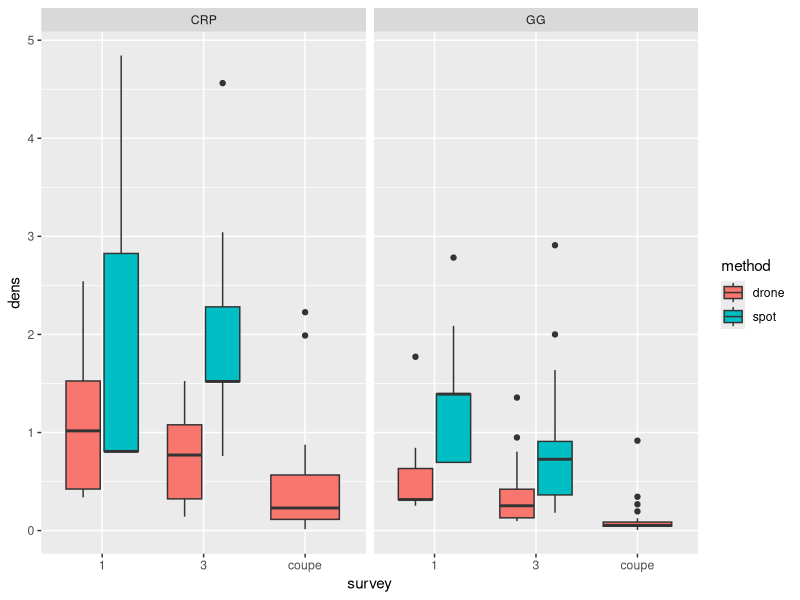
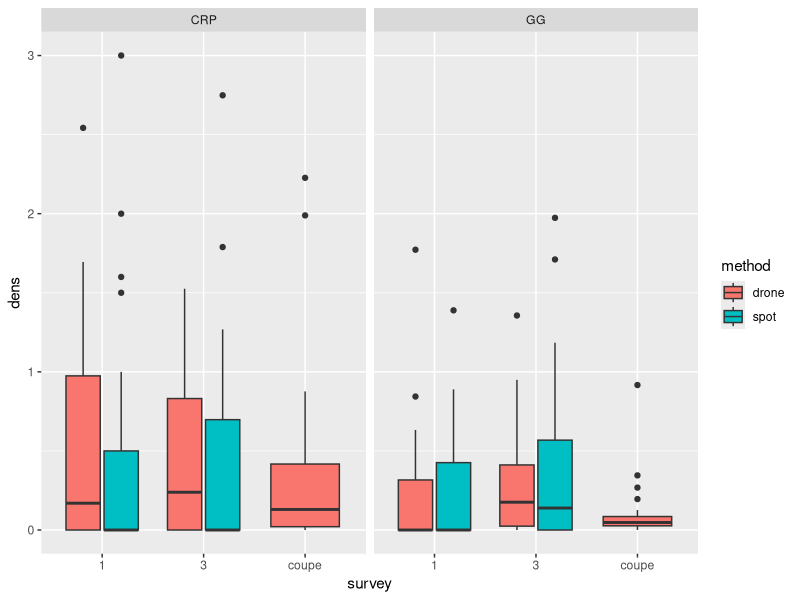
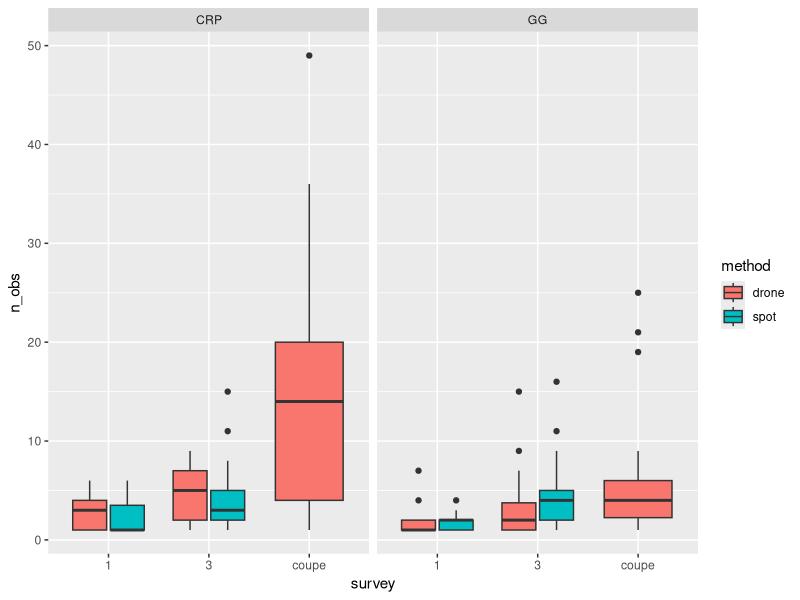
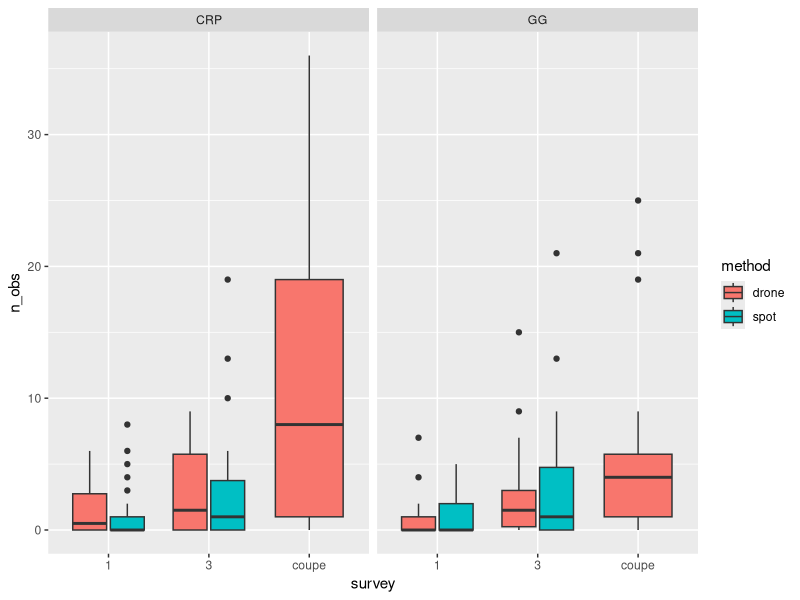

These figures' R source, in order: (Note: this script raises an error after producing the figures.)
# ground and drone results comparison -------------------------------------

library(tidyverse)

ground_est<-read.csv('outputs/compare/spot_dens.csv')%>%
  mutate(site_ID = case_when(site_ID == '299-944-0002 (NAR)' ~ '299-944-0002',
                             TRUE ~ site_ID),
         method = 'spot')

ground_est_area<-read.csv('outputs/compare/spot_dens_ground-area.csv')

drone_est<-read.csv('outputs/compare/drone_dens.csv')%>%
  mutate(method = 'drone')

drone_est_filter<-read.csv('outputs/compare/drone_dens.csv')%>%
  mutate(method = 'drone')%>%
  group_by(site_ID, species, survey)%>%
  slice_max(n, with_ties = F)%>%
  ungroup()


# combine data - compare estimate -----------------------------------------

drone_ground<-rbind(ground_est%>%select(site_ID, species, n_obs, dens = Estimate, survey, method),
                    drone_est_filter%>%select(site_ID, species, n_obs = n, dens = den_adj, survey, method))

drone_ground_area<-rbind(ground_est_area,
                         drone_est_filter%>%select(site_ID, species, n_obs = n, dens = den_adj, survey, method))

drone_ground%>%filter(dens > 0, dens < 6)%>%
  mutate(method = fct_relevel(method, 'drone', 'spot'))%>%
  ggplot(aes(x = survey, y=dens, fill = method))+
  geom_boxplot()+
  facet_wrap(~species)

drone_ground_area%>%filter(dens >= 0, dens < 4)%>%
  mutate(method = fct_relevel(method, 'drone', 'spot'))%>%
  ggplot(aes(x = survey, y=dens, fill = method))+
  geom_boxplot()+
  facet_wrap(~species)

drone_ground%>%filter(n_obs > 0, n_obs < 50)%>%
  mutate(method = fct_relevel(method, 'drone', 'spot'))%>%
  ggplot(aes(x = survey, y=n_obs, fill = method))+
  geom_boxplot()+
  facet_wrap(~species)

drone_ground_area%>%filter(n_obs >= 0 & n_obs < 40)%>%
  mutate(method = fct_relevel(method, 'drone', 'spot'))%>%
  ggplot(aes(x = survey, y=n_obs, fill = method))+
  geom_boxplot()+
  facet_wrap(~species)

#density vs probability of detection

drone_dens_ground<-left_join(drone_est%>%filter(species == 'GG', survey == 'coupe'),
                             ground_est_area%>%filter(species == 'GG', survey == 3)%>%
                               mutate(pres = case_when(n_obs>0~1,
                                                       TRUE ~ 0))%>%
                               select(site_ID, pres, dens), 
                             by = 'site_ID')

#model

dens_presabs<-glm(pres ~ den_adj, data = drone_dens_ground, family = 'binomial')
summary(dens_presabs)

# drone_dens_ground<-left_join(drone_est_filter%>%filter(species == 'GG', survey == 'coupe'),
#                              ground_est_area%>%filter(species == 'GG', survey == 3)%>%
#                                mutate(pres = case_when(n_obs>0~1,
#                                                        TRUE ~ 0))%>%
#                                select(site_ID, pres, dens), 
#                              by = 'site_ID')%>%
#   mutate(dens_diff = dens-den_adj)

#add nni

drone_dens_ground_nni<-left_join(drone_dens_ground, 
                                 nni_GG%>%filter(n>2)%>%group_by(site_ID)%>%summarise(mean_nni = mean(nni)),
                                 by = 'site_ID')

drone_dens_ground%>%
  ggplot(aes(x = den_adj, y = pres))+
  geom_jitter(height = 0.05, width = 0, alpha = 0.5) +
  stat_smooth(method = "glm", method.args = list(family = "binomial"), se = F, color = 'black')
  
drone_dens_ground%>%
  filter(dens > 0 )%>%
  ggplot(aes(x = den_adj, y = dens))+
  geom_point()+
  geom_smooth(se = F, method = 'gam')

drone_dens_ground_nni%>%filter(mean_nni<=2.15)%>%
  ggplot(aes(x = mean_nni, y = den_adj))+
  geom_jitter(height = 0.05, width = 0, alpha = 0.5) +
  #geom_point()+
  stat_smooth(method = "glm", method.args = list(family = "Gamma"), se = F, color = 'black')

summary(glm(den_adj~mean_nni, family = Gamma(link = 'log'), data = drone_dens_ground_nni%>%filter(mean_nni<=2.2)))


# sign tests between methods ----------------------------------------------

wilcox.test(drone_dens_ground$den_adj, drone_dens_ground$dens, paired = TRUE)

#get individual estimates

#gg

GG_sign_obs<-drone_ground_area%>%filter(species == 'GG')%>%select(1,3,5,6)%>%
  pivot_wider(names_from = c('method', 'survey'), values_from = 'n_obs')

wilcox.test(GG_sign_obs$spot_3, GG_sign_obs$drone_3, paired = TRUE)
wilcox.test(GG_sign_obs$spot_1, GG_sign_obs$drone_1, paired = TRUE)
wilcox.test(GG_sign_obs$spot_3, GG_sign_obs$drone_coupe, paired = TRUE)

GG_sign_dens<-drone_ground_area%>%filter(species == 'GG')%>%select(1,4:6)%>%
  pivot_wider(names_from = c('method', 'survey'), values_from = 'dens')

wilcox.test(GG_sign_dens$spot_3, GG_sign_dens$drone_3, paired = TRUE)
wilcox.test(GG_sign_dens$spot_1, GG_sign_dens$drone_1, paired = TRUE)
wilcox.test(GG_sign_dens$spot_3, GG_sign_dens$drone_coupe, paired = TRUE)

#crp

CRP_sign_obs<-drone_ground_area%>%filter(species == 'CRP')%>%select(1,3,5,6)%>%
  pivot_wider(names_from = c('method', 'survey'), values_from = 'n_obs')

wilcox.test(CRP_sign_obs$spot_3, CRP_sign_obs$drone_3, paired = TRUE)
wilcox.test(CRP_sign_obs$spot_1, CRP_sign_obs$drone_1, paired = TRUE)
wilcox.test(CRP_sign_obs$spot_3, CRP_sign_obs$drone_coupe, paired = TRUE)

CRP_sign_dens<-drone_ground_area%>%filter(species == 'CRP')%>%select(1,4:6)%>%
  pivot_wider(names_from = c('method', 'survey'), values_from = 'dens')

wilcox.test(CRP_sign_dens$spot_3, CRP_sign_dens$drone_3, paired = TRUE)
wilcox.test(CRP_sign_dens$spot_1, CRP_sign_dens$drone_1, paired = TRUE)
wilcox.test(CRP_sign_dens$spot_3, CRP_sign_dens$drone_coupe, paired = TRUE)

# occupancy modeling ground vs drone --------------------------------------

coupes_gg<-drone_dens_ground%>%filter(n>0)%>%select(site_ID)%>%
  mutate(drone = 1)

coupes_crp<-drone_est%>%
  filter(species == 'CRP', survey == 'coupe', n > 0)%>%
  select(site_ID)%>%
  unique()%>%
  mutate(drone = 1)

#GG model

GG_det_drone<-left_join(GG_det_3%>%
                          mutate(site_ID = case_when(site_ID == '299-944-0002 (NAR)' ~ '299-944-0002',
                                                     TRUE ~ site_ID)), 
                        coupes_gg, by = 'site_ID')%>%
  mutate(ground = first + second,
         ground_pres = case_when(ground>0 ~ 1,
                                 TRUE ~ 0),
         drone_pres = case_when(is.na(drone) ~ 0,
                                TRUE ~ drone))%>%
  select(1, 6, 7)


GG_drone_mod <- occu(~ 1 ~ 1, data = as.matrix(GG_det_drone%>%select(2:3))%>%unmarkedFrameOccu())

backTransform(GG_drone_mod, type = "det")

#CRP model

CRP_det_drone<-left_join(CRP_det_3%>%
                          mutate(site_ID = case_when(site_ID == '299-944-0002 (NAR)' ~ '299-944-0002',
                                                     TRUE ~ site_ID)), 
                         coupes_crp, by = 'site_ID')%>%
  mutate(ground = first + second,
         ground_pres = case_when(ground>0 ~ 1,
                                 TRUE ~ 0),
         drone_pres = case_when(is.na(drone) ~ 0,
                                TRUE ~ drone))%>%
  select(1, 6, 7)

CRP_drone_mod <- occu(~ 1 ~ 1, data = as.matrix(CRP_det_drone%>%select(2:3))%>%unmarkedFrameOccu())

backTransform(CRP_drone_mod, type = "det")

#contingency tables

table(GG_det_drone$ground_pres, GG_det_drone$drone_pres)
table(CRP_det_drone$ground_pres, CRP_det_drone$drone_pres)


# descriptive comparison --------------------------------------------------

#n species by survey

drone_results_sp<-drone_fix%>%
  filter(species != 'unknown')%>%
  mutate(site_ID = case_when(site_ID == 'United' ~ 'Merger',
                             TRUE ~ site_ID))%>%
  group_by(site_ID, startDate, species)%>%
  summarise(n = sum(countNumbe))%>%
  group_by(site_ID, startDate)%>%
  tally()%>%
  group_by(site_ID)%>%
  mutate(survey_no = row_number())%>%
  select(site_ID, survey_no, spec_drone = n)

drone_no_obs<-sitevec_drone%>%as.data.frame()%>%rename(site_ID = 1)%>%
  filter(!site_ID %in% drone_results_sp$site_ID)%>%
  mutate(survey_no = 1,
         spec_drone = 0)

drone_results_sp_all<-rbind(drone_results_sp, drone_no_obs)

ground_no_obs<-spotlighting_fix%>%filter(n_animals == 0)

ground_results_sp<-spotlighting_fix_reduced%>%
  mutate(site_ID = case_when(site_ID == '299-944-0002 (NAR)' ~ '299-944-0002',
                             TRUE ~ site_ID))%>%
  #filter(obs_type == 'seen')%>%
  group_by(site_ID, species)%>%
  summarise(n = sum(n_animals))%>%
  group_by(site_ID)%>%
  tally()%>%
  mutate(spec_ground = case_when(site_ID %in% ground_no_obs$site_ID ~ 0,
                       TRUE ~ n))

drone_ground_sp<-left_join(drone_results_sp_all, ground_results_sp%>%select(site_ID, spec_ground), by = 'site_ID')

drone_ground_sp%>%
  ggplot(aes(spec_ground, spec_drone))+
  geom_point()+
  #geom_jitter(width = .1)+
  scale_x_continuous(limits = c(0,10), breaks = seq(0, 10, by = 1))+
  scale_y_continuous(limits = c(0,10), breaks = seq(0, 10, by = 1))+
  geom_abline(intercept = 0, slope = 1, color = "red", linetype = "dashed")+
  theme_bw()

#n obs in same footprint

drone_obs_ground<-bind_rows(drone_subset_ground)%>%
  filter(species != 'unknown')%>%
  mutate(site_ID = case_when(site_ID == 'United' ~ 'Merger',
                             TRUE ~ site_ID))%>%
  group_by(site_ID, startDate, species)%>%
  summarise(n = sum(countNumbe))%>%
  st_drop_geometry()%>%
  group_by(site_ID)%>%
  mutate(survey_no = dense_rank(startDate))%>%
  select(site_ID, survey_no, species, n_drone = n)

#get unique ground observations - visual only!

spot_obs<-spotlighting_fix_reduced%>%filter(obs_type == 'seen')

spot_obs_both<-spot_obs%>%filter(observer_no == 1 & seen_by_both == 1)%>%mutate(object = row_number()*12)
spot_obs_1<-spot_obs%>%filter(seen_by_obs1 == 1 & seen_by_obs2 == 0)%>%mutate(object = row_number()*121)
spot_obs_2<-spot_obs%>%filter(seen_by_obs1 == 0 & seen_by_obs2 == 1)%>%mutate(object = row_number()*262)

spot_obs_unique<-bind_rows(spot_obs_both, spot_obs_1, spot_obs_2)

spot_obs_ground<-spot_obs_unique%>%
  mutate(site_ID = case_when(site_ID == '299-944-0002 (NAR)' ~ '299-944-0002',
                             TRUE ~ site_ID))%>%
  group_by(site_ID, species)%>%
  summarise(n_ground = sum(n_animals))

# all

drone_obs_ground_all<-drone_obs_ground%>%
  group_by(site_ID, survey_no)%>%
  summarise(drone_obs = sum(n_drone))

ground_obs_all<-spot_obs_ground%>%
  group_by(site_ID)%>%
  summarise(ground_obs = sum(n_ground))

drone_spot_ground_all<-left_join(drone_obs_ground_all, ground_obs_all, by = 'site_ID')%>%
  mutate(ground_obs = case_when(is.na(ground_obs) ~ 0,
                                TRUE ~ ground_obs))

drone_spot_ground_all%>%
  ggplot(aes(ground_obs, drone_obs))+
  geom_point()+
  #geom_jitter(width = .1)+
  scale_x_continuous(limits = c(0,30), breaks = seq(0, 30, by = 1))+
  scale_y_continuous(limits = c(0,30), breaks = seq(0, 30, by = 1))+
  geom_abline(intercept = 0, slope = 1, color = "red", linetype = "dashed")+
  theme_bw()

# GG

drone_obs_ground_gg<-drone_obs_ground%>%
  filter(species == 'Southern greater glider')%>%
  group_by(site_ID, survey_no)%>%
  summarise(drone_obs = sum(n_drone))

drone_no_obs_gg<-sitevec_drone%>%as.data.frame()%>%rename(site_ID = 1)%>%
  filter(!site_ID %in% drone_obs_ground_gg$site_ID)%>%
  mutate(survey_no = 1,
         drone_obs = 0)

drone_obs_ground_gg_comb<-rbind(drone_obs_ground_gg, drone_no_obs_gg)

ground_obs_gg<-spot_obs_ground%>%
  filter(species == 'Southern greater glider')%>%
  group_by(site_ID)%>%
  summarise(ground_obs = sum(n_ground))

drone_spot_ground_gg<-left_join(drone_obs_ground_gg_comb, ground_obs_gg, by = 'site_ID')%>%
  mutate(ground_obs = case_when(is.na(ground_obs) ~ 0,
                                TRUE ~ ground_obs))

drone_spot_ground_gg%>%
  ggplot(aes(ground_obs, drone_obs))+
  geom_point()+
  #geom_jitter(width = .1)+
  scale_x_continuous(limits = c(0,30), breaks = seq(0, 30, by = 1))+
  scale_y_continuous(limits = c(0,30), breaks = seq(0, 30, by = 1))+
  geom_abline(intercept = 0, slope = 1, color = "red", linetype = "dashed")+
  theme_bw()

# CRP

drone_obs_ground_crp<-drone_obs_ground%>%
  filter(species == 'Common ringtail possum')%>%
  group_by(site_ID, survey_no)%>%
  summarise(drone_obs = sum(n_drone))

drone_no_obs_crp<-sitevec_drone%>%as.data.frame()%>%rename(site_ID = 1)%>%
  filter(!site_ID %in% drone_obs_ground_crp$site_ID)%>%
  mutate(survey_no = 1,
         drone_obs = 0)

drone_obs_ground_crp_comb<-rbind(drone_obs_ground_crp, drone_no_obs_crp)

ground_obs_crp<-spot_obs_ground%>%
  filter(species == 'Common ringtail possum')%>%
  group_by(site_ID)%>%
  summarise(ground_obs = sum(n_ground))

drone_spot_ground_crp<-left_join(drone_obs_ground_crp_comb, ground_obs_crp, by = 'site_ID')%>%
  mutate(ground_obs = case_when(is.na(ground_obs) ~ 0,
                                TRUE ~ ground_obs))

drone_spot_ground_crp%>%
  ggplot(aes(ground_obs, drone_obs))+
  geom_point()+
  #geom_jitter(width = .1)+
  scale_x_continuous(limits = c(0,30), breaks = seq(0, 30, by = 1))+
  scale_y_continuous(limits = c(0,30), breaks = seq(0, 30, by = 1))+
  geom_abline(intercept = 0, slope = 1, color = "red", linetype = "dashed")+
  theme_bw()
